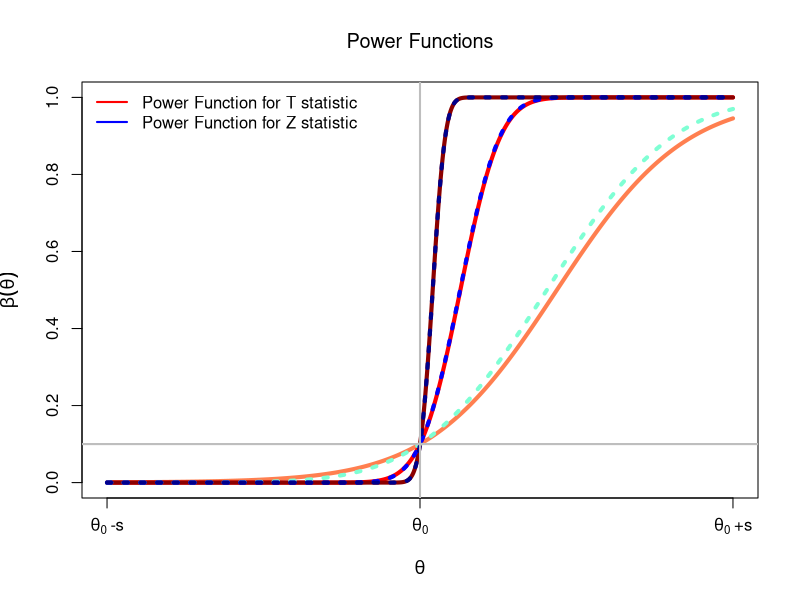

Here is the R script that generated this plot:
pow_1 <- function(theta,n,alpha=.1,theta_0=0,s=1) {
  t_alpha <- qt(1-alpha, df=n-1)
  pt(t_alpha + sqrt(n) *(theta_0-theta) / s, df=n-1, lower.tail=FALSE)
}

pow_2 <- function(theta,n,alpha=.1,theta_0=0,s=1) {
  t_alpha <- qnorm(1-alpha)
  pnorm(t_alpha + sqrt(n) *(theta_0-theta) / s, lower.tail=FALSE)
}


theta_0 <- 1
s <- 1
xx <- theta_0 + 1*seq(-s,s,len=1000)

pdf("../output/power.pdf")
plot(xx,pow_1(xx,theta_0=theta_0,s=s,n=10),type='l',lwd=4,col="coral",
     ylab=expression(beta(theta)),xlab=expression(theta),cex.lab=1.1,
     ylim=c(0,1),xaxt="n",
     main=expression("Power Functions"))
lines(xx,pow_1(xx,theta_0=theta_0,s=s,n=100),type='l',lwd=4,col="red")
lines(xx,pow_1(xx,theta_0=theta_0,s=s,n=1000),type='l',lwd=4,col="darkred")

lines(xx,pow_2(xx,theta_0=theta_0,s=s,n=10),type='l',lwd=4,col="aquamarine",lty=3)
lines(xx,pow_2(xx,theta_0=theta_0,s=s,n=100),type='l',lwd=4,col="blue",lty=3)
lines(xx,pow_2(xx,theta_0=theta_0,s=s,n=1000),type='l',lwd=4,col="darkblue",lty=3)

axis(1,at=theta_0+s*c(-1,0,1),lab= c(expression(theta[0]~"-s"),
                                     expression(theta[0]),
                                     expression(theta[0]~"+s")))

#axis(1,at=theta_0,lab=expression(theta[0]))
#axis(1,at=(theta_0-2):(theta_0+2),lab= c(expression(theta[0]~"-2"),
#                                         expression(theta[0]~"-1"),
#                                         expression(theta[0]~""),
#                                         expression(theta[0]~"+1"),
#                                         expression(theta[0]~"+2")))
legend("topleft",c("Power Function for T statistic","Power Function for Z statistic"),
       col=c("red","blue"),lwd=2,bty="n",cex=1)
abline(v=theta_0,col="grey",lwd=2)
abline(h=.1,col="grey",lwd=2)
dev.off()
